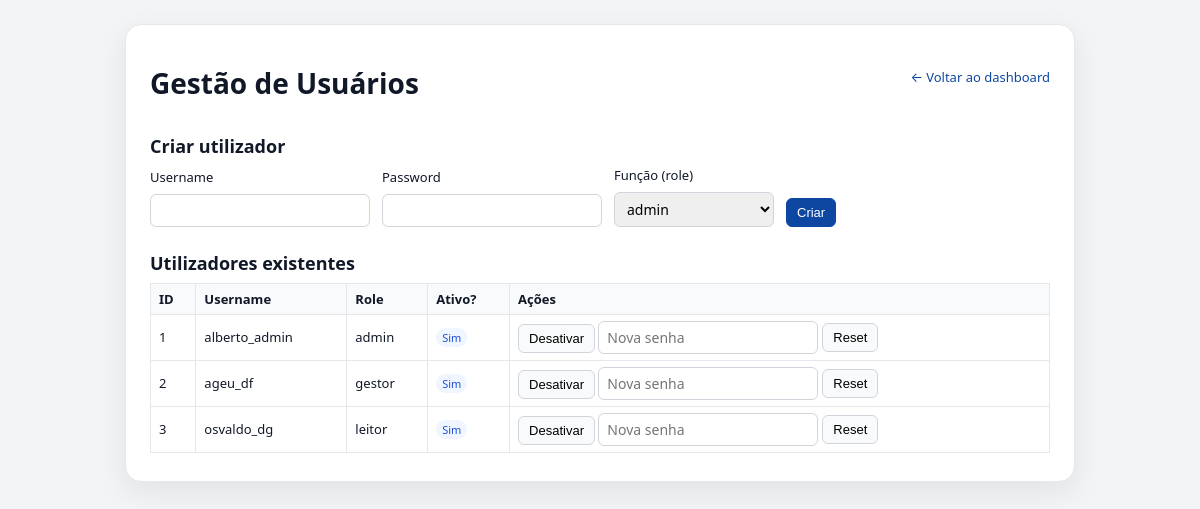
Screenshot of /admin/users with the database file from the repository.
### app/db_models.py (models this page shows)
class UserDB(Base):
    __tablename__ = "users"
    id = Column(Integer, primary_key=True, index=True)
    username = Column(String(80), unique=True, index=True, nullable=False)
    full_name = Column(String(150), nullable=False)
    email = Column(String(150), unique=True, index=True, nullable=True)
    hashed_password = Column(String(255), nullable=False)
    role = Column(
        Enum(UserRole, name="user_role_enum"),
        nullable=False,
        default=UserRole.LEITOR,
    )
    is_active = Column(Boolean, nullable=False, default=True)
    created_at = Column(DateTime, nullable=False, default=datetime.utcnow)

### app/routes/admin_users.py (the view)
@router.get("/users")
def users_page(request: Request, db: Session = Depends(get_db)):
    users = db.query(db_models.UserDB).order_by(db_models.UserDB.id.asc()).all()
    roles = [
        ("admin", "admin"),
        ("gestor", "gestor"),
        ("leitor", "leitura"),
    ]
    ok_msg = request.query_params.get("ok")
    err_msg = request.query_params.get("err")
    return templates.TemplateResponse(
        "admin_users.html",
        {
            "request": request,
            "users": users,
            "roles": roles,
            "ok_msg": ok_msg,
            "err_msg": err_msg,
        },
    )

### templates/admin_users.html (shortened to what this page needs)
<!doctype html>
<html lang="pt">
<head>
</head>
<body>
  <div class="container">
    <div class="top-bar">
      <h1>Gestão de Usuários</h1>
      <a href="/dashboard" class="back">&larr; Voltar ao dashboard</a>
    </div>
    <h2>Criar utilizador</h2>
    <form method="post" action="/admin/users">
      <div class="form-row">
        <div class="form-group">
          <label for="username">Username</label>
          <input id="username" name="username" required />
        </div>
        <div class="form-group">
          <label for="password">Password</label>
          <input id="password" name="password" type="password" required />
        </div>
        <div class="form-group">
          <label for="role">Função (role)</label>
          <select id="role" name="role">
            {% for value,label in roles %}
              <option value="{{ value }}">{{ label }}</option>
            {% endfor %}
          </select>
        </div>
        <div class="form-group">
          <button type="submit" class="primary">Criar</button>
        </div>
      </div>
    </form>
    <h2>Utilizadores existentes</h2>
    <table>
      <thead>
        <tr>
          <th>ID</th>
          <th>Username</th>
          <th>Role</th>
          <th>Ativo?</th>
          <th>Ações</th>
        </tr>
      </thead>
      <tbody>
        {% for u in users %}
        <tr>
          <td>{{ u.id }}</td>
          <td>{{ u.username }}</td>
          <td>{{ u.role.value }}</td>
          <td>
            {% if u.is_active %}
              <span class="pill">Sim</span>
            {% else %}
              <span class="pill inactive">Não</span>
            {% endif %}
          </td>
          <td>
            <form method="post" action="/admin/users/{{ u.id }}/toggle">
              <button type="submit">
                {% if u.is_active %}Desativar{% else %}Ativar{% endif %}
              </button>
            </form>
            <form method="post" action="/admin/users/{{ u.id }}/reset-password">
              <input
                type="password"
                name="new_password"
                placeholder="Nova senha"
              />
              <button type="submit">Reset</button>
            </form>
          </td>
        </tr>
        {% endfor %}
      </tbody>
    </table>
  </div>
</body>
</html>

### templates/admin_users.html (style rules this page uses)
body { font-family: system-ui, -apple-system, BlinkMacSystemFont, "Segoe UI", sans-serif; margin: 0; padding: 24px; background: #f3f4f6; color: #111827; }
h1 { font-size: 28px; margin-bottom: 8px; }
h2 { font-size: 18px; margin-top: 24px; margin-bottom: 8px; }
a { color: #0D47A1; text-decoration: none; }
.container { max-width: 900px; margin: 0 auto; background: #ffffff; padding: 20px 24px 28px 24px; border-radius: 16px; box-shadow: 0 10px 30px rgba(15,23,42,0.08); border: 1px solid #e5e7eb; }
label { display:block; font-size: 13px; margin-bottom: 4px; }
input, select { font-family: inherit; font-size: 14px; padding: 6px 8px; border-radius: 6px; border: 1px solid #d1d5db; min-width: 160px; }
.form-row { display:flex; flex-wrap:wrap; gap:12px; align-items:flex-end; margin-bottom:8px; }
.form-group { display:flex; flex-direction:column; gap:4px; }
button { cursor:pointer; padding:6px 10px; font-size:13px; border-radius:6px; border:1px solid #d1d5db; background:#f9fafb; }
button.primary { background:#0D47A1; color:#fff; border-color:#0D47A1; }
table { width:100%; border-collapse:collapse; margin-top:8px; font-size:13px; }
th,td { border:1px solid #e5e7eb; padding:6px 8px; text-align:left; }
th { background:#f9fafb; font-weight:600; }
td form { margin:0; display:inline-flex; align-items:center; gap:4px; }
.pill { display:inline-block; font-size:11px; padding:2px 6px; border-radius:999px; background:#eff6ff; color:#1d4ed8; }
.top-bar { display:flex; justify-content:space-between; align-items:center; margin-bottom:12px; }
.top-bar a.back { font-size:13px; }

### rows the page displays
UserDB: id "1", username "alberto_admin", role.value "admin", is_active "Sim"
UserDB: id "2", username "ageu_df", role.value "gestor", is_active "Sim"
UserDB: id "3", username "osvaldo_dg", role.value "leitor", is_active "Sim"

### other values shown
form field role "admin"
